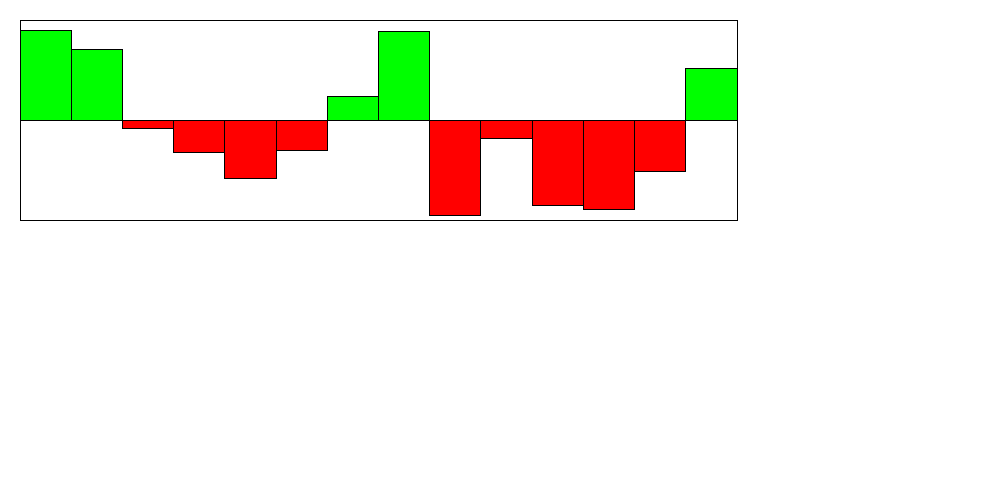
Frame 1 (no input)
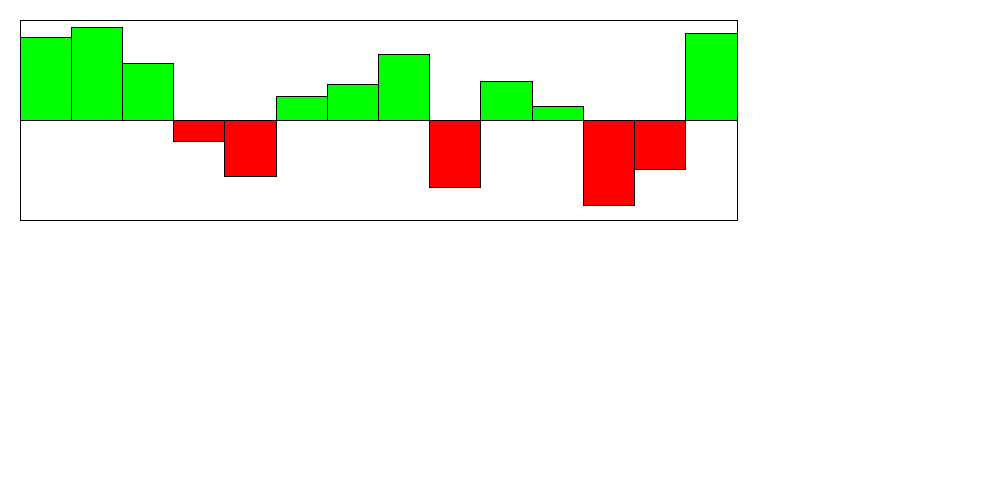
Frame 60 (the mouse pressed at the canvas centre just before this capture)
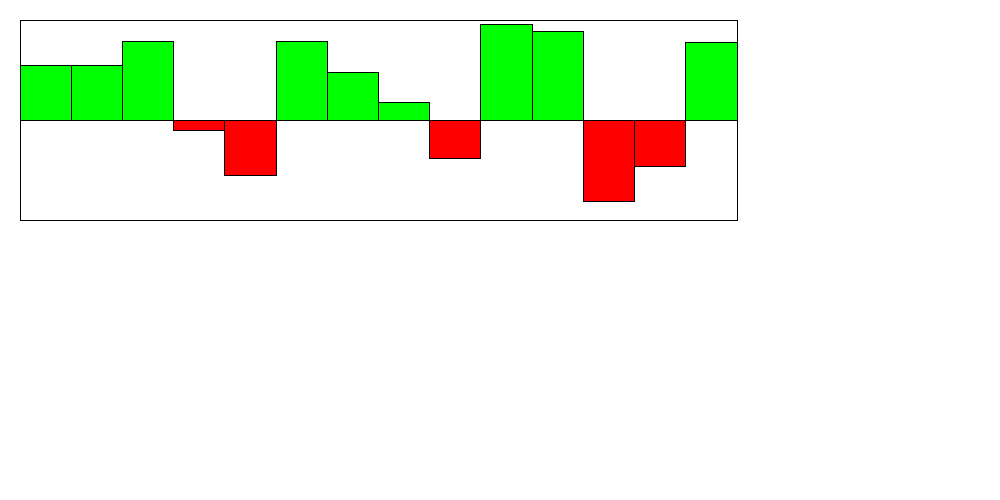
Frame 120 (the mouse held since frame 60 and released just before this capture)

The Processing sketch that drew these frames (run headless with seeded random() and noise(); from frame 60 on, the mouse is pressed at the canvas centre):

// Processing sketch: Section1
// ── Section1.pde
int MAX_VALUE = 100;
int MIN_VALUE = -100;
Visualizer v;

/*You are simulating a visualizer of multiple values
 You need to create a display method first. 
 Then you can make a method that changes the values each time the update is called. 
 */
class Visualizer {
  float x, y;
  int wid;
  float [] values;
  float [] speeds;
  Visualizer(float x, float y, int wid) {
    this.x = x;
    this.y = y;
    this.wid = (int) random(200, wid);
    int numBars = (int) random(5, 41);
    values = new float[numBars];
    speeds = new float[numBars];
    for (int i = 0; i < values.length; i++) {
      values[i] = random(-99, 99);
      speeds[i] = random(2);
    }
  }

  void display() {
    //draw the bars equally spaced inside this box. 
    //You can assume 10, but it would be even better 
    //if you could modify it to be larger increments.
    fill(255);
    //int randWith = (int) random(100, 400);
    rect(x, y, wid, 200);
    //This is a 200x400 box.
    //The width of the visualizer is 400! This rect is the border

    //the line is the 0 y-value, the top is 100, the bottom is -100
    line(x, y+100, x+wid, y+100);

    //You need to use a loop. You need to make the HEIGHT of the bars 
    //the values in the array.
    //Negative values are red, and go below the line.
    //Positive values are green and go above the line.
    //???WRITE THIS METHOD FIRST!!!
    //THESE ARE WRONG: They just illustrate how they could look
    float widF = (float) wid; //i made it a float here so width or rects take up all the space
    float rectWidth = widF/(values.length); //x val of rect will be rectWidth * i
    for (int i = 0; i<values.length; i++){
     if (100-values[i] > 100){
       fill(255, 0, 0); //if the value is (-) and bar below line, red
       rect(x+(rectWidth*i), y+100, rectWidth, values[i]*-1);
     }else{
       fill(0, 255, 0); //else green
       rect(x+(rectWidth*i), y+(100-values[i]), rectWidth, values[i]);
     }
    }


    //Width of the visualizer is 400!

  
  }
  void update() {
    //???WRITE THIS METHOD SECOND!!!
    for (int i = 0; i < values.length; i++) {
      values[i] += speeds[i]; //the speed updates the values. Do not touch this.
      //??? keep them values between max/min value so they stay in the box.
      //??? reverse the speeds so the bar oscillates up/down when it reaches max/min
      //max: 100 - values[i] == y min: y + (100 - values[i]) == 200
      if (100 - values[i] < 0){ //if height is above 100 and positive
        values[i] = 100;
        speeds[i] *= -1;
      }
      if (y + (100-values[i]) > 200+y){ //if height is more than 100 above the line
        values[i] = -100;
        speeds[i] *= -1;
      }
      
    }
  }
}

void setup() {
  //int wid = (int) random(200, 1000);
  size(1000, 500);
  v = new Visualizer(20, 20, 1000);
}
void draw() {
  background(255);
  v.display();
  v.update();
}
